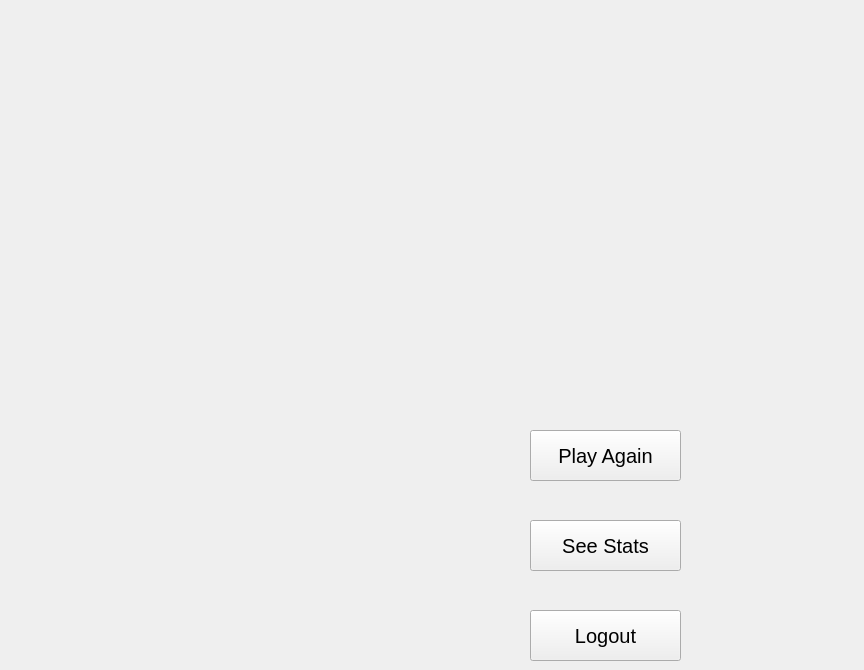
    <widget class="QWidget" name="results">
     <widget class="QPushButton" name="pushButton_playAgain">
      <property name="geometry">
       <rect>
        <x>530</x>
        <y>430</y>
        <width>151</width>
        <height>51</height>
       </rect>
      </property>
      <property name="font">
       <font>
        <pointsize>15</pointsize>
       </font>
      </property>
      <property name="text">
       <string>Play Again</string>
      </property>
     </widget>
     <widget class="QPushButton" name="pushButton_logout">
      <property name="geometry">
       <rect>
        <x>530</x>
        <y>610</y>
        <width>151</width>
        <height>51</height>
       </rect>
      </property>
      <property name="font">
       <font>
        <pointsize>15</pointsize>
       </font>
      </property>
      <property name="autoFillBackground">
       <bool>false</bool>
      </property>
      <property name="text">
       <string>Logout</string>
      </property>
      <property name="flat">
       <bool>false</bool>
      </property>
     </widget>
     <widget class="QLabel" name="label_win_lose">
      <property name="geometry">
       <rect>
        <x>410</x>
        <y>140</y>
        <width>391</width>
        <height>141</height>
       </rect>
      </property>
      <property name="font">
       <font>
        <pointsize>50</pointsize>
       </font>
      </property>
      <property name="text">
       <string/>
      </property>
      <property name="alignment">
       <set>Qt::AlignCenter</set>
      </property>
     </widget>
     <widget class="QPushButton" name="pushButton_stats">
      <property name="geometry">
       <rect>
        <x>530</x>
        <y>520</y>
        <width>151</width>
        <height>51</height>
       </rect>
      </property>
      <property name="font">
       <font>
        <pointsize>15</pointsize>
       </font>
      </property>
      <property name="text">
       <string>See Stats</string>
      </property>
     </widget>
     <widget class="QLabel" name="label_word_reveal">
      <property name="geometry">
       <rect>
        <x>345</x>
        <y>270</y>
        <width>510</width>
        <height>141</height>
       </rect>
      </property>
      <property name="font">
       <font>
        <pointsize>25</pointsize>
       </font>
      </property>
      <property name="text">
       <string/>
      </property>
      <property name="alignment">
       <set>Qt::AlignCenter</set>
      </property>
     </widget>
    </widget>
